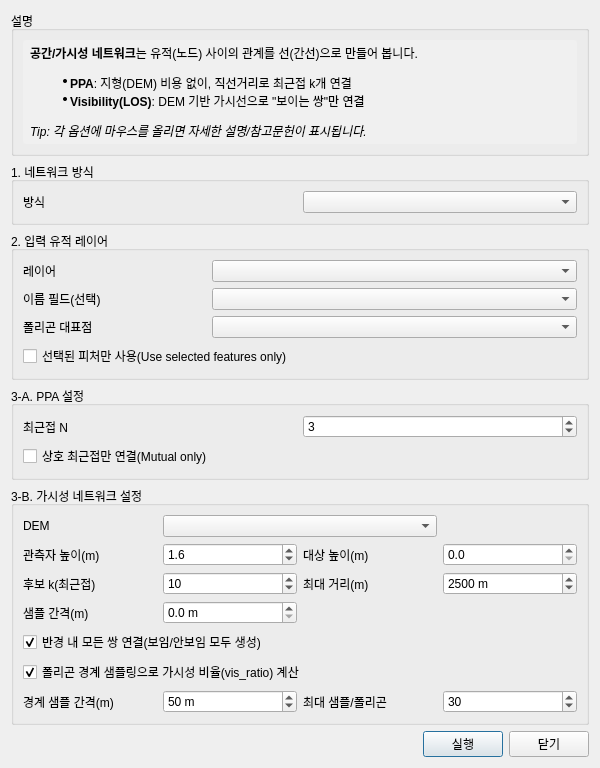
<?xml version="1.0" encoding="UTF-8"?>
<ui version="4.0">
 <class>SpatialNetworkDialog</class>
 <widget class="QDialog" name="SpatialNetworkDialog">
  <property name="geometry">
   <rect>
    <x>0</x>
    <y>0</y>
    <width>600</width>
    <height>640</height>
   </rect>
  </property>
  <property name="windowTitle">
   <string>공간/가시성 네트워크 (PPA / Visibility) - ArchToolkit</string>
  </property>
  <layout class="QVBoxLayout" name="verticalLayout">
   <item>
    <widget class="QGroupBox" name="groupInfo">
     <property name="title">
      <string>설명</string>
     </property>
     <layout class="QVBoxLayout" name="verticalLayout_Info">
      <item>
       <widget class="QLabel" name="lblDescription">
        <property name="text">
         <string>&lt;html&gt;&lt;head/&gt;&lt;body&gt;
&lt;p&gt;&lt;span style=&quot;font-weight:600;&quot;&gt;공간/가시성 네트워크&lt;/span&gt;는 유적(노드) 사이의 관계를 선(간선)으로 만들어 봅니다.&lt;/p&gt;
&lt;ul&gt;
&lt;li&gt;&lt;b&gt;PPA&lt;/b&gt;: 지형(DEM) 비용 없이, 직선거리로 최근접 k개 연결&lt;/li&gt;
&lt;li&gt;&lt;b&gt;Visibility(LOS)&lt;/b&gt;: DEM 기반 가시선으로 &quot;보이는 쌍&quot;만 연결&lt;/li&gt;
&lt;/ul&gt;
&lt;p&gt;&lt;span style=&quot;font-style:italic;&quot;&gt;Tip: 각 옵션에 마우스를 올리면 자세한 설명/참고문헌이 표시됩니다.&lt;/span&gt;&lt;/p&gt;
&lt;/body&gt;&lt;/html&gt;</string>
        </property>
        <property name="wordWrap">
         <bool>true</bool>
        </property>
        <property name="styleSheet">
         <string>background-color: #f0f0f0; padding: 4px; border-radius: 3px;</string>
        </property>
       </widget>
      </item>
     </layout>
    </widget>
   </item>
   <item>
    <widget class="QGroupBox" name="groupMode">
     <property name="title">
      <string>1. 네트워크 방식</string>
     </property>
     <layout class="QGridLayout" name="gridLayout_Mode">
      <item row="0" column="0">
       <widget class="QLabel" name="lblNetworkType">
        <property name="text">
         <string>방식</string>
        </property>
       </widget>
      </item>
      <item row="0" column="1">
       <widget class="QComboBox" name="cmbNetworkType"/>
      </item>
     </layout>
    </widget>
   </item>
   <item>
    <widget class="QGroupBox" name="groupInput">
     <property name="title">
      <string>2. 입력 유적 레이어</string>
     </property>
     <layout class="QGridLayout" name="gridLayout_Input">
      <item row="0" column="0">
       <widget class="QLabel" name="lblSiteLayer">
        <property name="text">
         <string>레이어</string>
        </property>
       </widget>
      </item>
      <item row="0" column="1" colspan="2">
       <widget class="QgsMapLayerComboBox" name="cmbSiteLayer"/>
      </item>
      <item row="1" column="0">
       <widget class="QLabel" name="lblNameField">
        <property name="text">
         <string>이름 필드(선택)</string>
        </property>
       </widget>
      </item>
      <item row="1" column="1" colspan="2">
       <widget class="QComboBox" name="cmbNameField"/>
      </item>
      <item row="2" column="0">
       <widget class="QLabel" name="lblPolyMode">
        <property name="text">
         <string>폴리곤 대표점</string>
        </property>
       </widget>
      </item>
      <item row="2" column="1" colspan="2">
       <widget class="QComboBox" name="cmbPolyPointMode"/>
      </item>
      <item row="3" column="0" colspan="3">
       <widget class="QCheckBox" name="chkSelectedOnly">
        <property name="text">
         <string>선택된 피처만 사용(Use selected features only)</string>
        </property>
        <property name="checked">
         <bool>false</bool>
        </property>
       </widget>
      </item>
     </layout>
    </widget>
   </item>
   <item>
    <widget class="QGroupBox" name="groupPpa">
     <property name="title">
      <string>3-A. PPA 설정</string>
     </property>
     <layout class="QGridLayout" name="gridLayout_Ppa">
      <item row="0" column="0">
       <widget class="QLabel" name="lblPpaK">
        <property name="text">
         <string>최근접 N</string>
        </property>
       </widget>
      </item>
      <item row="0" column="1">
       <widget class="QSpinBox" name="spinPpaK">
        <property name="minimum">
         <number>1</number>
        </property>
        <property name="maximum">
         <number>2000</number>
        </property>
       <property name="value">
         <number>3</number>
       </property>
      </widget>
     </item>
      <item row="1" column="0" colspan="2">
       <widget class="QCheckBox" name="chkPpaMutualOnly">
        <property name="text">
         <string>상호 최근접만 연결(Mutual only)</string>
        </property>
        <property name="checked">
         <bool>false</bool>
        </property>
       </widget>
      </item>
     </layout>
    </widget>
   </item>
   <item>
    <widget class="QGroupBox" name="groupVisibility">
     <property name="title">
      <string>3-B. 가시성 네트워크 설정</string>
     </property>
     <layout class="QGridLayout" name="gridLayout_Vis">
      <item row="0" column="0">
       <widget class="QLabel" name="lblDemLayer">
        <property name="text">
         <string>DEM</string>
        </property>
       </widget>
      </item>
      <item row="0" column="1" colspan="2">
       <widget class="QgsMapLayerComboBox" name="cmbDemLayer"/>
      </item>
      <item row="1" column="0">
       <widget class="QLabel" name="lblObsHeight">
        <property name="text">
         <string>관측자 높이(m)</string>
        </property>
       </widget>
      </item>
      <item row="1" column="1">
       <widget class="QDoubleSpinBox" name="spinObsHeight">
        <property name="decimals">
         <number>1</number>
        </property>
        <property name="minimum">
         <double>0.000000000000000</double>
        </property>
        <property name="maximum">
         <double>1000.000000000000000</double>
        </property>
        <property name="value">
         <double>1.6</double>
        </property>
       </widget>
      </item>
      <item row="1" column="2">
       <widget class="QLabel" name="lblTgtHeight">
        <property name="text">
         <string>대상 높이(m)</string>
        </property>
       </widget>
      </item>
      <item row="1" column="3">
       <widget class="QDoubleSpinBox" name="spinTgtHeight">
        <property name="decimals">
         <number>1</number>
        </property>
        <property name="minimum">
         <double>0.000000000000000</double>
        </property>
        <property name="maximum">
         <double>1000.000000000000000</double>
        </property>
        <property name="value">
         <double>0.0</double>
        </property>
       </widget>
      </item>
      <item row="2" column="0">
       <widget class="QLabel" name="lblCandidateK">
        <property name="text">
         <string>후보 k(최근접)</string>
        </property>
       </widget>
      </item>
      <item row="2" column="1">
       <widget class="QSpinBox" name="spinCandidateK">
        <property name="minimum">
         <number>1</number>
        </property>
        <property name="maximum">
         <number>2000</number>
        </property>
        <property name="value">
         <number>10</number>
        </property>
       </widget>
      </item>
      <item row="2" column="2">
       <widget class="QLabel" name="lblMaxDist">
        <property name="text">
         <string>최대 거리(m)</string>
        </property>
       </widget>
      </item>
      <item row="2" column="3">
       <widget class="QDoubleSpinBox" name="spinMaxDist">
        <property name="decimals">
         <number>0</number>
        </property>
        <property name="minimum">
         <double>0.000000000000000</double>
        </property>
        <property name="maximum">
         <double>100000000.000000000000000</double>
        </property>
        <property name="value">
         <double>2500.000000000000000</double>
        </property>
        <property name="suffix">
         <string> m</string>
        </property>
       </widget>
      </item>
      <item row="3" column="0">
       <widget class="QLabel" name="lblStepM">
        <property name="text">
         <string>샘플 간격(m)</string>
        </property>
       </widget>
      </item>
      <item row="3" column="1">
       <widget class="QDoubleSpinBox" name="spinSampleStep">
        <property name="decimals">
         <number>1</number>
        </property>
        <property name="minimum">
         <double>0.000000000000000</double>
        </property>
        <property name="maximum">
         <double>1000.000000000000000</double>
        </property>
        <property name="value">
         <double>0.0</double>
        </property>
        <property name="suffix">
         <string> m</string>
        </property>
        <property name="toolTip">
         <string>0이면 DEM 해상도 기반 자동(최소 5m). 값이 작을수록 정확하지만 느립니다.</string>
        </property>
       </widget>
      </item>
      <item row="4" column="0" colspan="4">
       <widget class="QCheckBox" name="chkVisAllPairs">
        <property name="toolTip">
         <string>체크하면 후보 k 제한을 무시하고, (최대 거리 내) 모든 쌍을 LOS로 검사해 '보임/안보임'을 모두 선으로 만듭니다. 노드가 많으면 느릴 수 있습니다.</string>
        </property>
        <property name="text">
         <string>반경 내 모든 쌍 연결(보임/안보임 모두 생성)</string>
        </property>
        <property name="checked">
         <bool>true</bool>
        </property>
       </widget>
      </item>
      <item row="5" column="0" colspan="4">
       <widget class="QCheckBox" name="chkPolyBoundaryVis">
        <property name="toolTip">
         <string>입력 레이어가 폴리곤일 때, 대표점(centroid/point-on-surface) 1개가 아니라 폴리곤 경계를 샘플링하여 '가시성 비율(vis_ratio)'을 계산합니다. (느릴 수 있음)</string>
        </property>
        <property name="text">
         <string>폴리곤 경계 샘플링으로 가시성 비율(vis_ratio) 계산</string>
        </property>
        <property name="checked">
         <bool>true</bool>
        </property>
       </widget>
      </item>
      <item row="6" column="0">
       <widget class="QLabel" name="lblPolyBoundaryStep">
        <property name="text">
         <string>경계 샘플 간격(m)</string>
        </property>
       </widget>
      </item>
      <item row="6" column="1">
       <widget class="QDoubleSpinBox" name="spinPolyBoundaryStep">
        <property name="decimals">
         <number>0</number>
        </property>
        <property name="minimum">
         <double>1.000000000000000</double>
        </property>
        <property name="maximum">
         <double>100000.000000000000000</double>
        </property>
        <property name="value">
         <double>50.000000000000000</double>
        </property>
        <property name="suffix">
         <string> m</string>
        </property>
       </widget>
      </item>
      <item row="6" column="2">
       <widget class="QLabel" name="lblPolyMaxPts">
        <property name="text">
         <string>최대 샘플/폴리곤</string>
        </property>
       </widget>
      </item>
      <item row="6" column="3">
       <widget class="QSpinBox" name="spinPolyMaxBoundaryPts">
        <property name="minimum">
         <number>4</number>
        </property>
        <property name="maximum">
         <number>1000</number>
        </property>
        <property name="value">
         <number>30</number>
        </property>
       </widget>
      </item>
     </layout>
    </widget>
   </item>
   <item>
    <layout class="QHBoxLayout" name="horizontalLayout_Buttons">
     <item>
      <spacer name="horizontalSpacer">
       <property name="orientation">
        <enum>Qt::Horizontal</enum>
       </property>
       <property name="sizeHint" stdset="0">
        <size>
         <width>40</width>
         <height>20</height>
        </size>
       </property>
      </spacer>
     </item>
     <item>
      <widget class="QPushButton" name="btnRun">
       <property name="text">
        <string>실행</string>
       </property>
      </widget>
     </item>
     <item>
      <widget class="QPushButton" name="btnClose">
       <property name="text">
        <string>닫기</string>
       </property>
      </widget>
     </item>
    </layout>
   </item>
 </layout>
 </widget>
 <customwidgets>
  <customwidget>
   <class>QgsMapLayerComboBox</class>
   <extends>QComboBox</extends>
   <header>qgis.gui</header>
  </customwidget>
 </customwidgets>
 <resources/>
 <connections/>
</ui>
